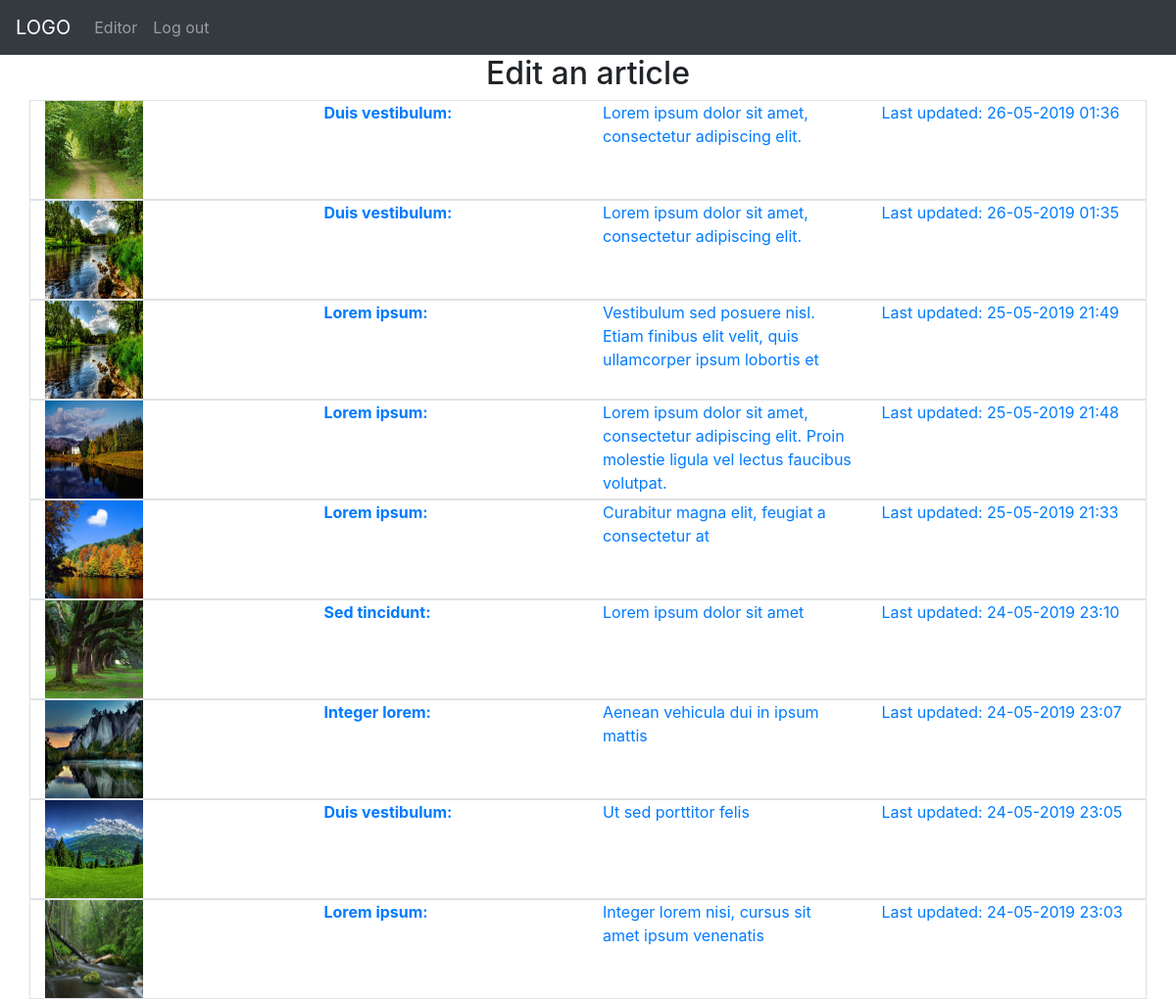
The page /editor/article/edit (signed in) on the database as committed earlier.
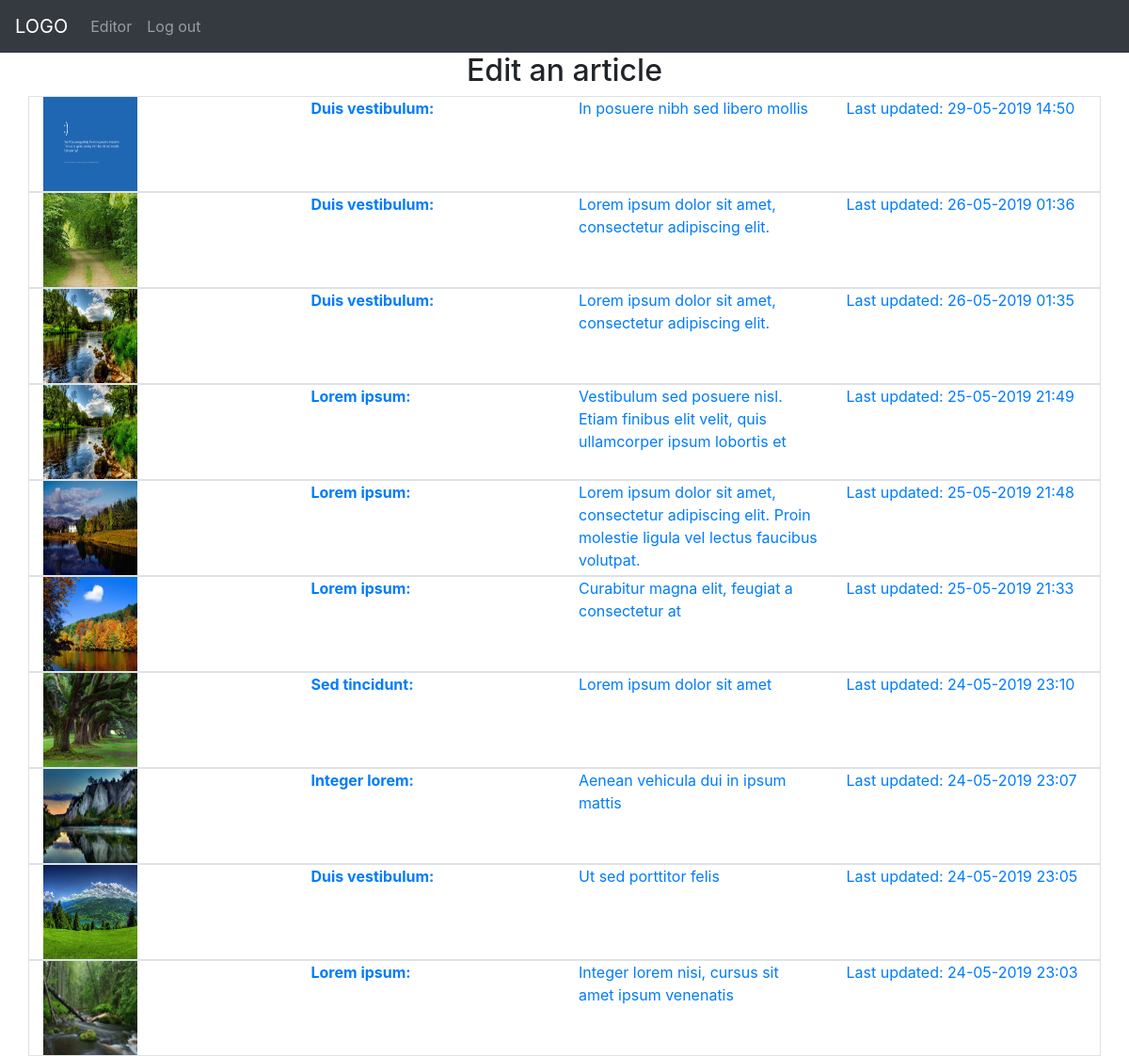
The same page on the database as committed later.
### news/models.py (models this page shows)
class Article(models.Model):
    last_updated = models.DateTimeField(auto_now=True)
    author = models.CharField(max_length=100, unique=False, default='Anonymous')
    section = models.ForeignKey('Section', on_delete=models.CASCADE)
    header = models.CharField(max_length=200, unique=False)
    subheader = models.CharField(max_length=400, unique=False)
    thumbnail = models.ImageField(upload_to='image/thumbnail/', blank=True, null=True)
    body = models.TextField()
    class Meta:
        ordering = ['-last_updated']

class Section(models.Model):
    section = models.CharField(max_length=100, unique=True)
    order = models.IntegerField(default=0)

### news/views.py (the view)
# urls.py: path('editor/article/edit', views.editorArticleEdit, name='editorArticleEdit'),
@require_http_methods(["GET"])
@login_required(login_url='news:editorLogin')
def editorArticleEdit(request):
    article = Article.objects.all()
    return render(request, 'editor/articleEdit.html', {'article': article})

### news/templates/editor/articleEdit.html (shortened to what this page needs)
{% extends 'editor/layout.html' %}
{% block body %}
    <div class="container">
        <div class="row">
            <div class="col text-center">
                <h2>Edit an article</h2>
            </div>
        </div>
        {% if article %}
            {% for a in article %}
                <div class="row">
                    <a class="col border" href="{% url 'news:editorArticleEditView' articleID=a.id %}">
                        <div class="row">
                            <div class="col">
                                <img src="{{ a.thumbnail.url }}" alt="{{ a.thumbnail.name }}" height="100" width="100">
                            </div>
                            <div class="col">
                                <span><b>{{ a.section.section }}:</b></span>
                            </div>
                            <div class="col">
                                <span>{{ a.header }}</span>
                            </div>
                            <div class="col">
                                Last updated: {{ a.last_updated|date:'d-m-Y H:i' }}
                            </div>
                        </div>
                    </a>
                </div>
            {% endfor %}
        {% else %}
            <div class="row">
                <div class="col text-center">
                    <h3>No article to edit!</h3>
                </div>
            </div>
        {% endif %}
    </div>
{% endblock %}

Rows that differ between the two databases and show on the page:
added Article: thumbnail (picture), section.section "Duis vestibulum", header "In posuere nibh sed libero mollis", last_updated "29-05-2019 14:50"
